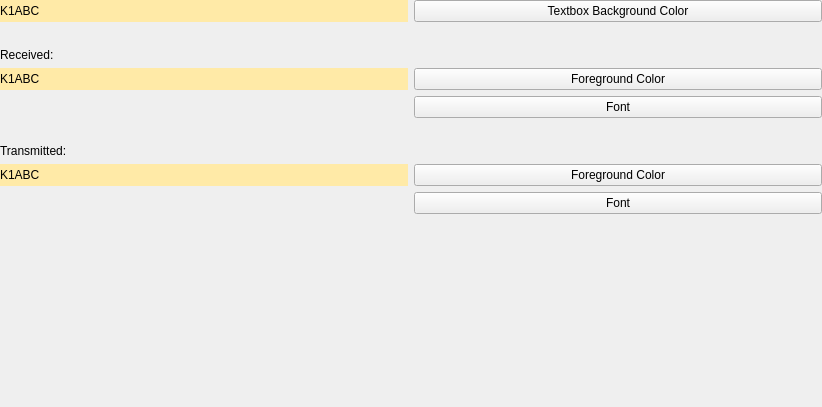
             <widget class="QWidget" name="scrollAreaWidgetContents_9">
              <property name="geometry">
               <rect>
                <x>0</x>
                <y>0</y>
                <width>822</width>
                <height>407</height>
               </rect>
              </property>
              <layout class="QGridLayout" name="gridLayout_5">
               <property name="leftMargin">
                <number>0</number>
               </property>
               <property name="topMargin">
                <number>0</number>
               </property>
               <property name="rightMargin">
                <number>0</number>
               </property>
               <property name="bottomMargin">
                <number>0</number>
               </property>
               <item row="10" column="1">
                <spacer name="verticalSpacer_10">
                 <property name="sizeHint" stdset="0">
                  <size>
                   <width>20</width>
                   <height>40</height>
                  </size>
                 </property>
                </spacer>
               </item>
               <item row="9" column="1">
                <widget class="QPushButton" name="txFontButton">
                 <property name="text">
                  <string>Font</string>
                 </property>
                </widget>
               </item>
               <item row="5" column="1">
                <widget class="QPushButton" name="rxFontButton">
                 <property name="text">
                  <string>Font</string>
                 </property>
                </widget>
               </item>
               <item row="8" column="1">
                <widget class="QPushButton" name="txForegroundButton">
                 <property name="text">
                  <string>Foreground Color</string>
                 </property>
                </widget>
               </item>
               <item row="7" column="0">
                <widget class="QLabel" name="label_22">
                 <property name="text">
                  <string>Transmitted:</string>
                 </property>
                </widget>
               </item>
               <item row="0" column="0">
                <widget class="QLabel" name="rxLabel">
                 <property name="enabled">
                  <bool>true</bool>
                 </property>
                 <property name="minimumSize">
                  <size>
                   <width>80</width>
                   <height>20</height>
                  </size>
                 </property>
                 <property name="styleSheet">
                  <string notr="true">QLabel{background-color: #ffeaa7}</string>
                 </property>
                 <property name="text">
                  <string>K1ABC</string>
                 </property>
                </widget>
               </item>
               <item row="6" column="0">
                <spacer name="verticalSpacer_13">
                 <property name="sizeType">
                  <enum>QSizePolicy::Fixed</enum>
                 </property>
                 <property name="sizeHint" stdset="0">
                  <size>
                   <width>20</width>
                   <height>20</height>
                  </size>
                 </property>
                </spacer>
               </item>
               <item row="2" column="0">
                <widget class="QLabel" name="label_21">
                 <property name="text">
                  <string>Received:</string>
                 </property>
                </widget>
               </item>
               <item row="0" column="1">
                <widget class="QPushButton" name="rxBackgroundButton">
                 <property name="enabled">
                  <bool>true</bool>
                 </property>
                 <property name="minimumSize">
                  <size>
                   <width>140</width>
                   <height>0</height>
                  </size>
                 </property>
                 <property name="text">
                  <string>Textbox Background Color</string>
                 </property>
                </widget>
               </item>
               <item row="4" column="1">
                <widget class="QPushButton" name="rxForegroundButton">
                 <property name="text">
                  <string>Foreground Color</string>
                 </property>
                </widget>
               </item>
               <item row="8" column="0">
                <widget class="QLabel" name="txForegroundLabel">
                 <property name="styleSheet">
                  <string notr="true">QLabel{background-color: #ffeaa7}</string>
                 </property>
                 <property name="text">
                  <string>K1ABC</string>
                 </property>
                </widget>
               </item>
               <item row="4" column="0">
                <widget class="QLabel" name="rxForegroundLabel">
                 <property name="styleSheet">
                  <string notr="true">QLabel{background-color: #ffeaa7}</string>
                 </property>
                 <property name="text">
                  <string>K1ABC</string>
                 </property>
                </widget>
               </item>
               <item row="1" column="0">
                <spacer name="verticalSpacer_9">
                 <property name="sizeType">
                  <enum>QSizePolicy::Fixed</enum>
                 </property>
                 <property name="sizeHint" stdset="0">
                  <size>
                   <width>20</width>
                   <height>20</height>
                  </size>
                 </property>
                </spacer>
               </item>
              </layout>
             </widget>
